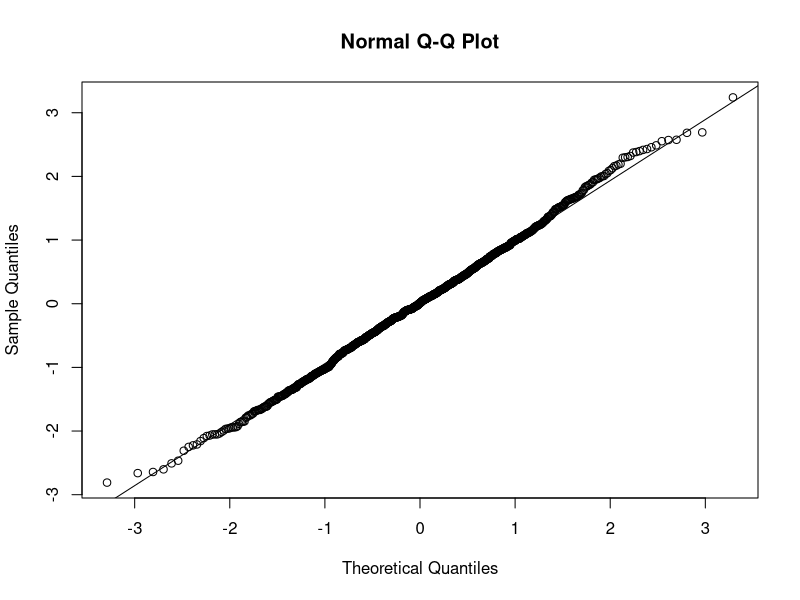
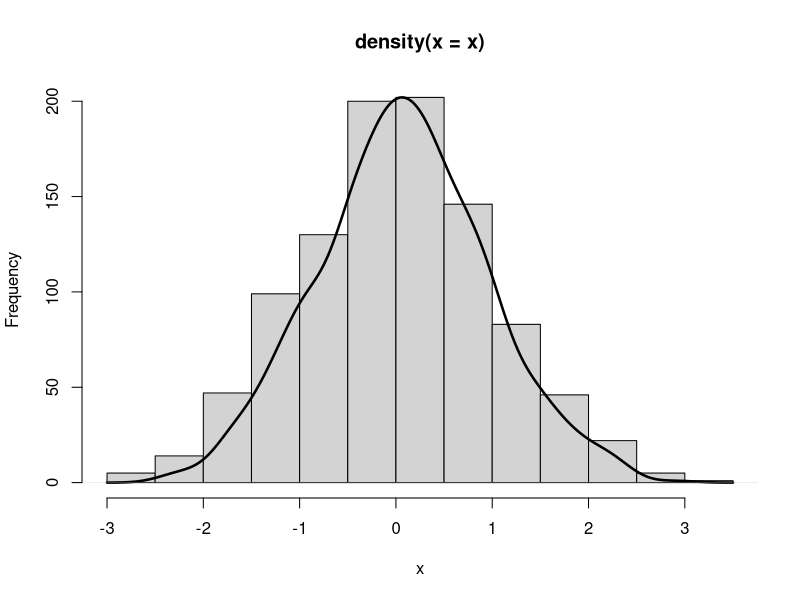
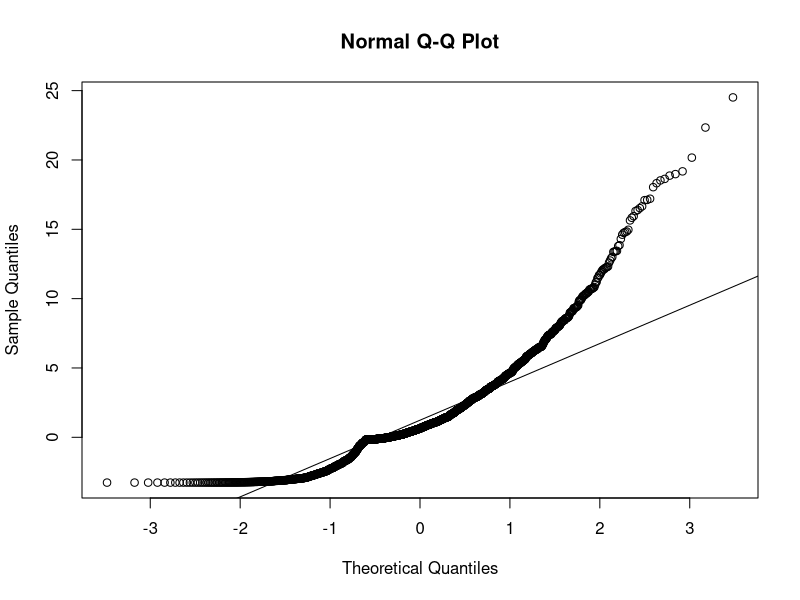
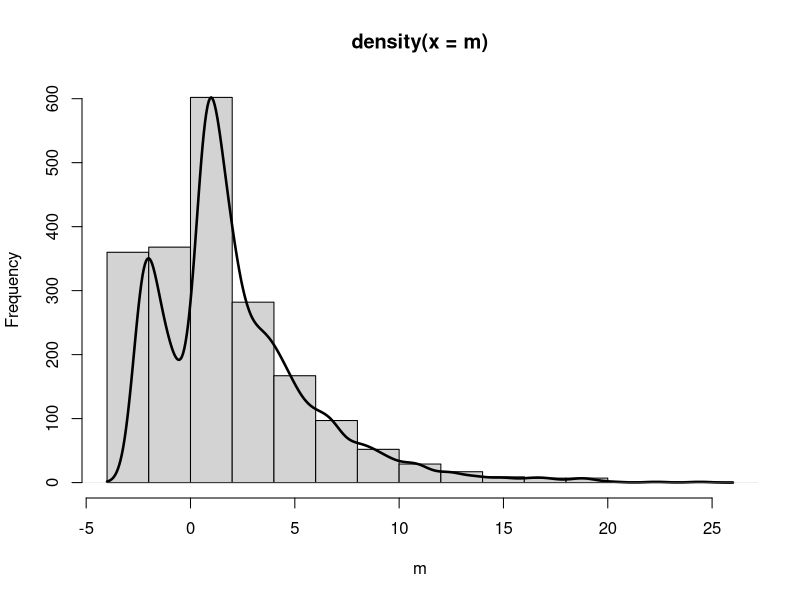

R code for these plots, in order:
## ---- chunk 1
set.seed(123)
## ---- chunk 2
x = rnorm(1000)
## ---- chunk 3
#run with CTRL + SHIFT + ENTER
qqnorm(x)
#line
qqline(x)
## ---- chunk 4
shapiro.test(x)
## ---- chunk 5
#run with CRTL+SHIFT+ENTER
hist(x, main="")
par(new=TRUE)
plot(density(x), ylab = "", xlab="", axes = F, lwd = 2.5)
## ---- chunk 6
#install.packages("semTools")
library("semTools")
m = mvrnonnorm(1000, c(1, 2), matrix(c(10, 2, 2, 5), 2, 2), skewness = c(5, 2), kurtosis = c(3,3))

qqnorm(m)
qqline(m)
## ---- chunk 7
shapiro.test(m)
## ---- chunk 8
#run all chunck (CRTL+SHIFT+ENTER)
hist(m, main="")
par(new=TRUE)
plot(density(m), ylab="", xlab="", axes=F, lwd=2.5)
